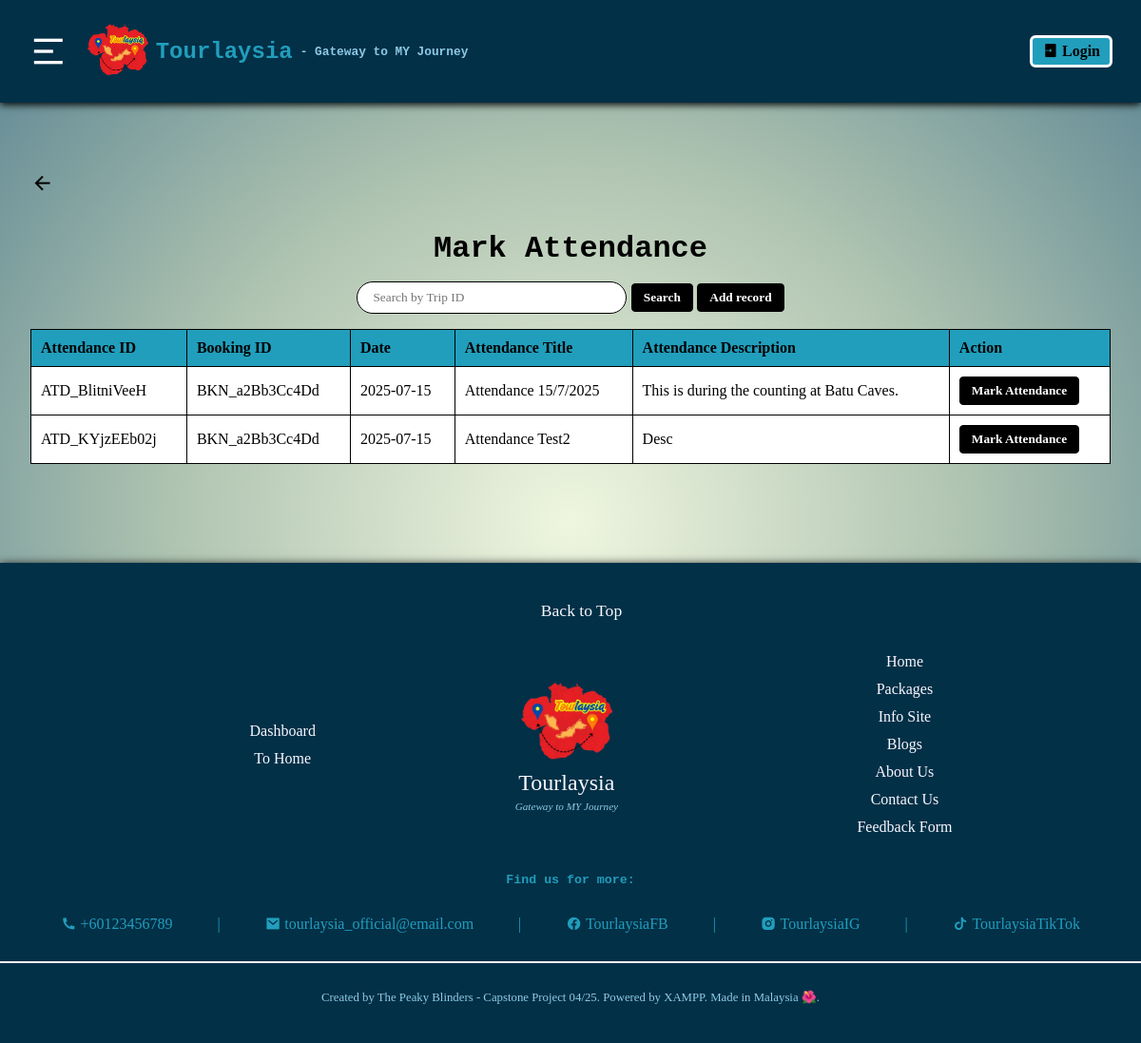
The app's page /staff_dashboard/Mark_attendance1.php with its own data.
### tables this page shows
CREATE TABLE `atd_rec_t` (
  `atd_ID` varchar(14) NOT NULL,
  `atd_date` date NOT NULL,
  `bkn_ID` varchar(14) NOT NULL,
  `atd_title` varchar(50) NOT NULL,
  `atd_desc` varchar(100) DEFAULT NULL
);

### staff_dashboard/Mark_attendance1.php (the view, shortened to what this page needs)
<?php
    require './staff_crud/db_connection.php';
    $searchTerm = $_GET['search'] ?? '';
    if (!empty($searchTerm)) {
        $safeSearch = mysqli_real_escape_string($connection, $searchTerm);
        $query = "SELECT * FROM atd_rec_t WHERE atd_ID LIKE '%$safeSearch%' ORDER BY atd_date DESC";
    } else {
        $query = "SELECT * FROM atd_rec_t ORDER BY atd_date DESC";
    }
    $result = mysqli_query($connection, $query);
?>
<!DOCTYPE html>
<html lang="en">
<head>
    <link rel="stylesheet" href="./staff_styles/styles_MA.css">
    <link href="https://cdn.jsdelivr.net/npm/remixicon@4.1.0/fonts/remixicon.css" rel="stylesheet">
</head>
<body>
    <?php include 'staff_header.php';?>
    <div id="trip-list-section">
        <a href="Staff_Dashboard.php"><i class="ri-arrow-left-line back-btn"></i></a>
        <h1>Mark Attendance</h1>
        <div class="search-bar">
            <form method="GET" action="">
                <input type="text" name="search" placeholder="Search by Trip ID" value="<?= htmlspecialchars($searchTerm) ?>">
                <button type="submit">Search</button>
                <button type="button" onclick="location.href='add_attendanceRec.php';">Add record</button>
            </form>
        </div>
        <div class="table-wrapper">
            <table id="tripTable">
                <thead>
                    <tr>
                      <th>Attendance ID</th>
                      <th>Booking ID</th>
                      <th>Date</th>
                      <th>Attendance Title</th>
                      <th>Attendance Description</th>
                      <th>Action</th>
                    </tr>
                </thead>
                <tbody>
                    <?php if ($result && mysqli_num_rows($result) > 0): ?>
                      <?php while ($row = mysqli_fetch_assoc($result)): ?>
                        <tr>
                            <td><?= htmlspecialchars($row['atd_ID']) ?></td>
                            <td><?= htmlspecialchars($row['bkn_ID']) ?></td>
                            <td><?= htmlspecialchars($row['atd_date']) ?></td>
                            <td><?= htmlspecialchars($row['atd_title']) ?></td>
                            <td><?= htmlspecialchars($row['atd_desc']) ?></td>
                            <td>
                              <form action="Mark_attendance2.php" method="GET">
                                  <button type="submit">Mark Attendance</button>
                              </form>
                            </td>
                        </tr>
                        <?php endwhile; ?>
                    <?php else: ?>
                    <tr>
                      <td colspan="6">No attendance records found.</td>
                    </tr>
                    <?php endif; ?>
                </tbody>
            </table>
        </div>
  </div>
  <?php include 'staff_footer.php';?>
</body>
</html>

### staff_dashboard/staff_styles/styles_MA.css (style rules this page uses)
body { font-family: Arial, sans-serif; background: #8ECAE6; }
#trip-list-section, #attendance-section { padding: 2rem; }
h1 { text-align: center; margin-bottom: 1rem; }
.table-wrapper { overflow-x: auto; margin-top: 1rem; }
table { width: 100%; border-collapse: collapse; margin-bottom: 2rem; }
th, td { padding: 10px; border: 1px solid #000000; text-align: left; }
th { background-color: #219EBC; }
tbody { background-color:rgb(255, 255, 255); }
.search-bar { text-align: center; margin-bottom: 1rem; }
.search-bar input { padding: 0.5rem 1rem; width: 250px; border-radius: 20px; border: 1px solid #000000; }
.back-btn { cursor: pointer; font-size: 1.2rem; margin-bottom: 1rem; display: inline-block; }
.back-btn { cursor: pointer; font-size: 1.5rem; display: inline-block; margin-bottom: 1rem; color: #000; transition: color 0.3s ease; }
button { padding: 6px 12px; background-color: #000000; color: white; border: 1px solid #000000; border-radius: 4px; cursor: pointer; font-weight: bold; transition: background-color 0.3s ease; }

### staff_dashboard/staff_styles/staff_styles.css (style rules this page uses)
body { background: radial-gradient(#eff6e0, #aec3b0, #598392); margin: 0; }
h1, h2, h3, h4, h5, h6 { font-family: Rockwell, Courier Bold, Courier, Georgia, Times, Times New Roman, serif; }
p, span, a, ul, ol, button, input, select, textarea, table, tr, th, td { font-family: Lucida Bright, Georgia, serif; }

### records on screen
atd_rec_t: atd_ID "ATD_BlitniVeeH", bkn_ID "BKN_a2Bb3Cc4Dd", atd_date "2025-07-15", atd_title "Attendance 15/7/2025", atd_desc "This is during the counting at Batu Caves."
atd_rec_t: atd_ID "ATD_KYjzEEb02j", bkn_ID "BKN_a2Bb3Cc4Dd", atd_date "2025-07-15", atd_title "Attendance Test2", atd_desc "Desc"
